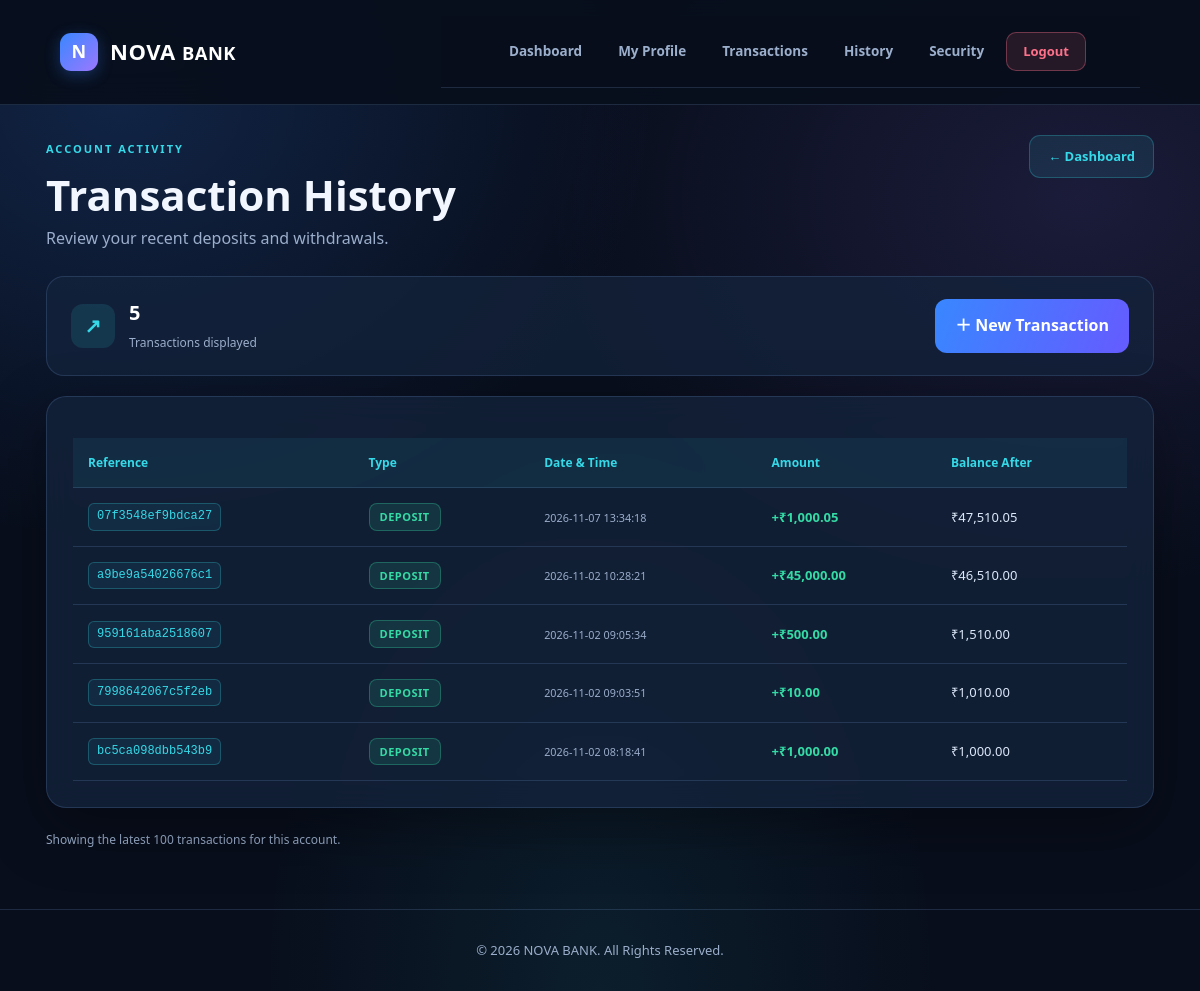
/history (signed in), run on the app's committed database.
### tables this page shows
CREATE TABLE transactions (
            id INTEGER PRIMARY KEY AUTOINCREMENT,
            account_id INTEGER NOT NULL,
            transaction_type TEXT NOT NULL,
            amount_paise INTEGER NOT NULL,
            balance_after_paise INTEGER NOT NULL,
            reference TEXT UNIQUE NOT NULL,
            created_at TEXT DEFAULT CURRENT_TIMESTAMP,
            FOREIGN KEY(account_id) REFERENCES accounts(id)
        );

### app.py (the view)
@app.route("/history")
@login_required
def history():
    db = get_db()
    account = db.execute(
        "SELECT status FROM accounts WHERE id = ?",
        (session["account_id"],)
    ).fetchone()
    if account is None or account["status"] != "ACTIVE":
        session.clear()
        return redirect(url_for("login"))
    transactions = db.execute("""
        SELECT * FROM transactions
        WHERE account_id = ?
        ORDER BY id DESC
        LIMIT 100
    """, (session["account_id"],)).fetchall()
    return render_template("history.html", transactions=transactions)

### app.py (called while the page is built, shortened)
def get_db():
    global DB_PATH
    if "db" not in g:
        g.db = sqlite3.connect(DB_PATH, timeout=10)
        g.db.row_factory = sqlite3.Row
        g.db.execute("PRAGMA foreign_keys = ON")
    return g.db

@app.after_request
def set_security_headers(response):
    response.headers["X-Frame-Options"] = "SAMEORIGIN"
    response.headers["X-Content-Type-Options"] = "nosniff"
    response.headers["Referrer-Policy"] = "strict-origin-when-cross-origin"
    return response

def login_required(view):
    @wraps(view)
    def wrapped_view(*args, **kwargs):
        if "account_id" not in session or session.get("is_admin"):
            return redirect(url_for("login"))
        return view(*args, **kwargs)
    return wrapped_view

def money(paise):
    return f"₹{int(paise or 0) / 100:,.2f}"

@app.context_processor
def inject_helpers():
    return {"money": money, "format_dt": format_dt}

### templates/history.html (shortened to what this page needs)
{% extends "base.html" %}
{% block content %}
<section class="page-heading">
    <div>
        <span class="eyebrow">ACCOUNT ACTIVITY</span>
        <h1>Transaction History</h1>
        <p class="muted">Review your recent deposits and withdrawals.</p>
    </div>
    <a class="btn-secondary secondary-btn" href="{{ url_for('dashboard') }}">← Dashboard</a>
</section>
<section class="history-summary">
    <div>
        <span class="summary-icon">↗</span>
        <div>
            <strong>{{ transactions|length }}</strong>
            <small>Transactions displayed</small>
        </div>
    </div>
    <a class="btn-primary primary-btn" href="{{ url_for('transaction') }}" style="width:auto;margin:0;">＋ New Transaction</a>
</section>
<section class="card table-card" style="margin-top:20px;">
    {% if transactions %}
    <div class="table-wrap" style="overflow-x:auto;">
        <table>
            <thead>
                <tr>
                    <th>Reference</th>
                    <th>Type</th>
                    <th>Date & Time</th>
                    <th>Amount</th>
                    <th>Balance After</th>
                </tr>
            </thead>
            <tbody>
                {% for item in transactions %}
                <tr>
                    <td><span class="reference-code">{{ item['reference'] }}</span></td>
                    <td>
                        <span class="type-pill {{ 'deposit-pill' if item['transaction_type']|upper == 'DEPOSIT' else 'withdraw-pill' }}">
                            {{ item['transaction_type'] }}
                        </span>
                    </td>
                    <td><small class="muted">{{ item['created_at'] }}</small></td>
                    <td class="{{ 'positive' if item['transaction_type']|upper == 'DEPOSIT' else 'negative' }}">
                        <strong>{{ '+' if item['transaction_type']|upper == 'DEPOSIT' else '-' }}{{ money(item['amount_paise']) }}</strong>
                    </td>
                    <td>{{ money(item['balance_after_paise']) }}</td>
                </tr>
                {% endfor %}
            </tbody>
        </table>
    </div>
    {% endif %}
</section>
<p class="muted field-help" style="margin-top:16px;font-size:12px;">Showing the latest 100 transactions for this account.</p>
{% endblock %}

### static/style.css (style rules this page uses)
:root { --bg: #080e1c; --glass: rgba(20, 35, 60, 0.78); --glass2: rgba(27, 45, 75, 0.92); --border: rgba(130, 170, 230, 0.18); --text: #f2f6ff; --muted: #9baecb; --primary: #3987ff; --cyan: #35d9e8; --purple: #9b78ff; --green: #35dba5; --red: #ff7189; --radius: 20px; --shadow: 0 20px 60px rgba(0,0,0,.35); }
* { margin: 0; padding: 0; box-sizing: border-box; }
html { scroll-behavior: smooth; }
body { min-height: 100vh; font-family: "Segoe UI", Arial, sans-serif; color: var(--text); line-height: 1.6; background: radial-gradient(ellipse at 10% 10%, rgba(57,135,255,.18), transparent 35%), radial-gradient(ellipse at 90% 20%, rgba(155,120,255,.13), transparent 35%), radial-gradient(ellipse at 50% 100%, rgba(53,217,232,.08), transparent 40%), var(--bg); }
a { color: var(--cyan); text-decoration: none; transition: .3s ease; }
h1, h2, h3, h4 { color: var(--text); line-height: 1.25; }
h1 { font-size: clamp(28px, 4vw, 42px); font-weight: 800; }
p { color: var(--muted); }
.eyebrow { display: inline-block; color: var(--cyan); font-size: 11px; font-weight: 800; letter-spacing: 2px; margin-bottom: 12px; }
.muted { color: var(--muted); }
button, .btn-primary, .primary-link, .primary-btn { display: inline-flex; align-items: center; justify-content: center; gap: 8px; padding: 14px 20px; border: none; border-radius: 12px; background: linear-gradient(110deg, var(--primary), #655bff); color: white; font-weight: 750; cursor: pointer; transition: .3s ease; text-decoration: none; }
.btn-secondary, .secondary-btn { display: inline-flex; align-items: center; justify-content: center; gap: 6px; padding: 10px 18px; border-radius: 11px; color: var(--cyan); background: rgba(53, 217, 232, 0.1); border: 1px solid rgba(53, 217, 232, 0.25); font-weight: 700; text-decoration: none; cursor: pointer; transition: .25s ease; font-size: 13px; }
table { width: 100%; border-collapse: collapse; margin-top: 15px; }
th { text-align: left; padding: 15px; color: var(--cyan); font-size: 12px; background: rgba(53,217,232,.07); border-bottom: 1px solid var(--border); }
td { padding: 15px; color: #dce8fa; font-size: 13px; border-bottom: 1px solid var(--border); }
.card, .panel, .form-card, .table-card { padding: 26px; border-radius: var(--radius); background: var(--glass); border: 1px solid var(--border); box-shadow: var(--shadow); margin-bottom: 22px; backdrop-filter: blur(15px); opacity: 1; }
.page-heading { display: flex; justify-content: space-between; align-items: flex-start; gap: 20px; margin-bottom: 25px; flex-wrap: wrap; }
.page-heading h1 { margin-bottom: 4px; }
.reference-code { display: inline-block; padding: 3px 8px; border-radius: 6px; background: rgba(53, 217, 232, 0.08); border: 1px solid rgba(53, 217, 232, 0.25); color: var(--cyan); font-family: monospace; font-size: 12px; }
.type-pill { display: inline-flex; align-items: center; padding: 4px 10px; border-radius: 8px; font-size: 11px; font-weight: 750; text-transform: uppercase; letter-spacing: 0.5px; }
.deposit-pill { background: rgba(53, 219, 165, 0.12); color: var(--green); border: 1px solid rgba(53, 219, 165, 0.3); }
.positive { color: var(--green); }
.history-summary { display: flex; justify-content: space-between; align-items: center; gap: 15px; padding: 20px 24px; border-radius: 18px; background: var(--glass); border: 1px solid var(--border); margin: 20px 0; }
.history-summary > div { display: flex; align-items: center; gap: 14px; }
.summary-icon { width: 44px; height: 44px; display: grid; place-items: center; border-radius: 12px; background: rgba(53, 217, 232, 0.12); color: var(--cyan); font-size: 20px; font-weight: 800; }
.history-summary strong { display: block; font-size: 20px; color: white; }
.history-summary small { color: var(--muted); font-size: 12px; }
.login-card, .bank-balance-card, .activity-panel, .quick-action, .detail-box, .stat-card, .card, .panel, .form-card { opacity: 1 !important; animation: fadeUp .3s ease-out; }

### data on the page
transactions: reference "07f3548ef9bdca27", transaction_type "DEPOSIT", created_at "2026-11-07 13:34:18", transaction_type "+", amount_paise "₹1,000.05", balance_after_paise "₹47,510.05"
transactions: reference "a9be9a54026676c1", transaction_type "DEPOSIT", created_at "2026-11-02 10:28:21", transaction_type "+", amount_paise "₹45,000.00", balance_after_paise "₹46,510.00"
transactions: reference "959161aba2518607", transaction_type "DEPOSIT", created_at "2026-11-02 09:05:34", transaction_type "+", amount_paise "₹500.00", balance_after_paise "₹1,510.00"
transactions: reference "7998642067c5f2eb", transaction_type "DEPOSIT", created_at "2026-11-02 09:03:51", transaction_type "+", amount_paise "₹10.00", balance_after_paise "₹1,010.00"
transactions: reference "bc5ca098dbb543b9", transaction_type "DEPOSIT", created_at "2026-11-02 08:18:41", transaction_type "+", amount_paise "₹1,000.00", balance_after_paise "₹1,000.00"

### other printed values
{{ transactions|length }} "5"
